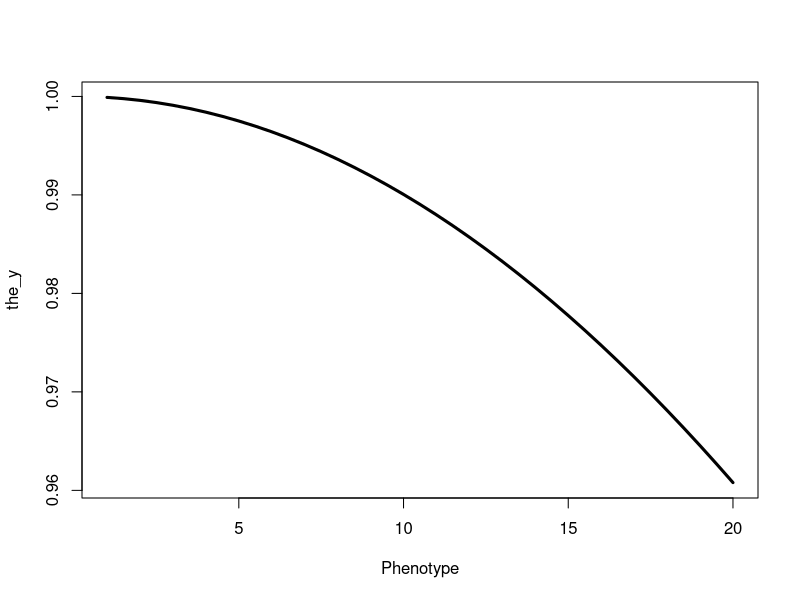
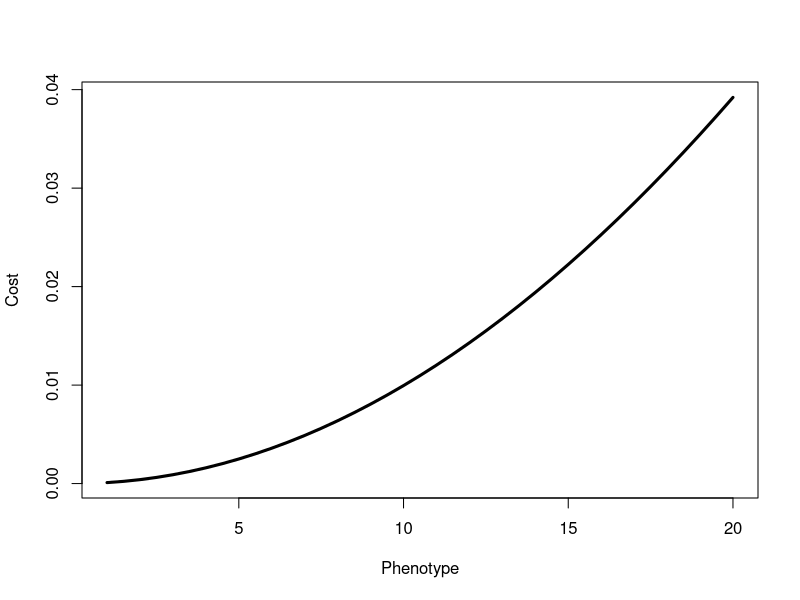

Reproduce these figures in R, in order. (Note: this script raises an error after producing the figures.)
## ---- chunk 1
knitr::opts_chunk$set(echo = TRUE)
## ---- chunk 2
setCOST=100
Phenotype= seq(1, 20, 0.5)
the_y = exp(-(Phenotype/setCOST)^2)

plot(Phenotype, the_y, type="l", lwd=3)


Phenotype= seq(1, 20, 0.5)
Cost = 1-exp(-(Phenotype/setCOST)^2)

plot(Phenotype, Cost, type="l", lwd=3)
#how to change this to the probably of survival

## ---- chunk 3

min_gen=100
max_gen=20000
rep=0
unique(GA1_long_file$snake_mu_rate)
ggplot(GA1_long_file[ which(GA1_long_file$generation>=min_gen & GA1_long_file$generation<=max_gen & GA1_long_file$rep==rep & GA1_long_file$snake_mu_rate=="1.0e-10" & GA1_long_file$newt_mu_rate=="1.0e-10"),]) +
    #facet_wrap(~sim)+
    geom_line(aes(generation, dif, col="dif"), size=1 )+
    ggtitle("test", subtitle = paste0(" From ", min_gen, " gen to ", max_gen, " gen")) +
    geom_line(aes(generation, Snake_mean_Pheno, color="Snake_mean_Pheno"), size=1 )+
    geom_line(aes(generation, Newt_mean_Pheno, color="Newt_mean_Pheno"), size=1 )+
    geom_hline(yintercept=0, linetype="dashed", color="gray54", size=1 )+
    ylim(-5,8)+
    #xlab(x_label) + ylab(y_label)+
    scale_color_manual(name = "Type",
values = c( "Snake_mean_Pheno" = "steelblue", "Newt_mean_Pheno" = "darkred", "dif" = "black"),
labels = c("Snake", "Newt", "Dif"))+
    theme_bw() + theme(axis.text.x = element_text(angle = 45, hjust=1, size = 8), legend.position="none",
                      strip.background = element_blank(), strip.text.x = element_blank(),
                      title =element_text(size=8, face='bold'), axis.title.x = element_blank(),
                      axis.title.y = element_blank())
ggsave(
  "~/Desktop/newt_snake_coevo_example.pdf",
  plot = last_plot(),
  scale = 1,
  width = 7,
  height = 5,
  #units = c("in"),
  dpi = 300,
  limitsize = TRUE,
  bg = NULL,
)
